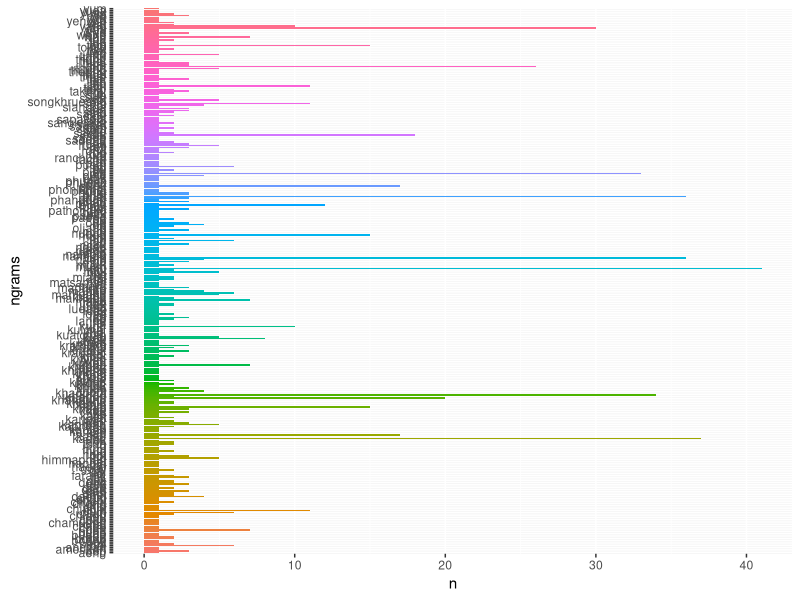

The R script that drew this image:
library(tidyverse)
install.packages("tidytext")
library(tidytext)


# read in data from another directory (web_scraping)
df <- read_csv("../web_scraping/edit_thai_dishes.csv")

# tidy text format
# tokenize each word in Thai_name
df %>%
    select(Thai_name, Thai_script) %>%
    unnest_tokens(word, Thai_name) 

# group by word and tally
df %>%
    select(Thai_name, Thai_script) %>%
    # can substitute 'word' for ngrams, sentences, lines
    unnest_tokens(ngrams, Thai_name) %>%  
    # to reference thai spelling: group_by(Thai_script)
    group_by(ngrams) %>%  
    tally(sort = TRUE) %>%  # alt: count(sort = TRUE)
# visualize
# pipe directly into ggplot2, because using tidytools
    ggplot(aes(n, ngrams)) + 
    geom_col(aes(fill = ngrams)) +
    theme(legend.position = "none")

# Join two tables
# 1. has Thai_script
# 2. has group_by(ngrams)

# No need to remove stop words
# note: stop words necessary to analyze English Descriptions.





?unnest_tokens
